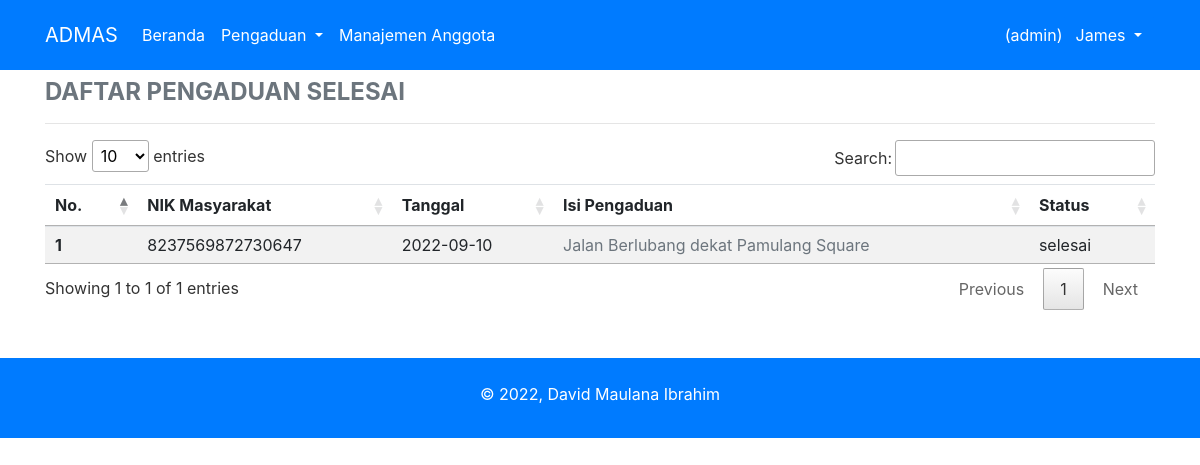
The page /tampil_halaman_selesai.php (signed in) on the database its author committed.
### tables this page shows
CREATE TABLE `pengaduan` (
  `id_pengaduan` int(11) NOT NULL,
  `tgl_pengaduan` date NOT NULL,
  `nik` varchar(16) NOT NULL,
  `isi_laporan` text NOT NULL,
  `foto` varchar(255) NOT NULL,
  `status` enum('0','proses','selesai') NOT NULL
);

### tampil_halaman_selesai.php (the view, shortened to what this page needs)
<?php
include "conn.php";
if (!empty($_SESSION['nik_login'])) {
    include "header.php";
    $nik_login  = $_SESSION['nik_login'];
    $level      = $_SESSION['level'];
    if ($level == "masyarakat") {
        $sql_peng_sls = "SELECT * FROM pengaduan WHERE nik = '$nik_login' and status = 'selesai'";
    } else {
        $sql_peng_sls = "SELECT * FROM pengaduan WHERE status = 'selesai'";
    }
    $eksekusi_peng_sls = mysqli_query($conn, $sql_peng_sls);
    include "navigasi.php";
?>
    <div class="container">
        <h4 class="text-uppercase font-weight-bold text-secondary mt-2">Daftar Pengaduan Selesai</h4>
        <hr>
        <table class="table table-striped data ">
            <thead>
                <tr>
                    <th scope="col">No.</th>
                    <?php if ($level != "masyarakat")
                        {
                    ?>
                        <th scope="col">NIK Masyarakat</th>
                    <?php
                        }
                    ?>
                    <th scope="col">Tanggal</th>
                    <th scope="col">Isi Pengaduan</th>
                    <th scope="col">Status</th>
                </tr>
            </thead>
            <tbody>
                <?php
                    $no = 1;
                    while ($data = mysqli_fetch_array($eksekusi_peng_sls)) {
                ?>
                    <tr>
                        <th scope="row"><?php echo $no; ?></th>
                        <?php if ($level != "masyarakat")
                            {
                        ?>
                                <td><?php echo $data['nik']; ?></td>
                        <?php
                            }
                        ?>
                        <td><?php echo $data['tgl_pengaduan']; ?></td>
                        <td><a href="pengaduan_detail.php?id_pengaduan=<?php echo $data['id_pengaduan']; ?>" class="text-secondary"><?php  echo $data['isi_laporan']; ?></a></td>
                        <td><?php echo $data['status']; ?></td>
                    </tr>
                <?php
                    }
                ?>
            </tbody>
        </table>
    </div>
    <div class="bg-primary">
        <div class="container text-white text-center mt-5 pt-4 pb-3">
            <p>&copy; 2022, David Maulana Ibrahim</p>
        </div>
    </div>
<?php
    include "footer.php";
} else {
    header("location:form_login.php");
}
?>

### rows shown on the page
pengaduan: nik "8237569872730647", tgl_pengaduan "2022-09-10", isi_laporan "Jalan Berlubang dekat Pamulang Square", status "selesai"

### other values the page prints
$level "admin"
$nama_login "James"
